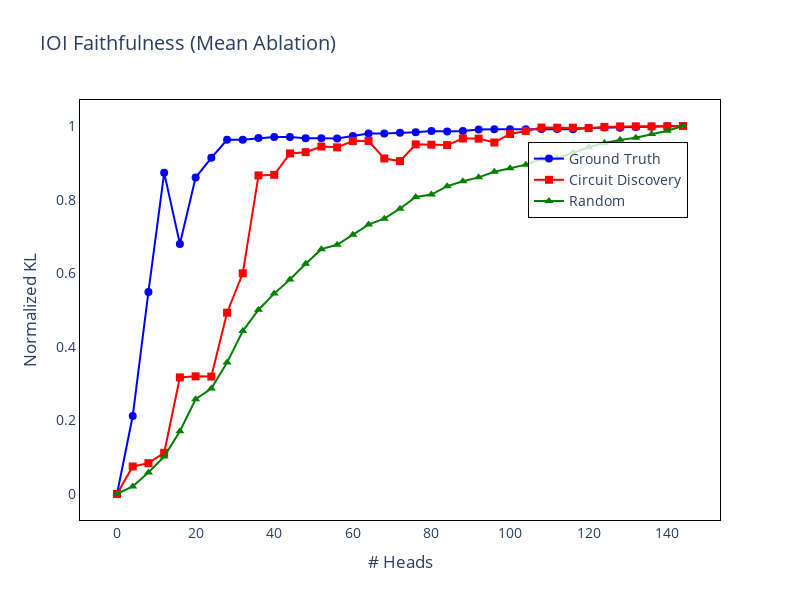

This figure's notebook cell:
### Code cell
import plotly.graph_objects as go

fig = go.Figure()

fig.add_trace(go.Scatter(x=list(ground.keys()), y=list(ground.values()),
                         mode='lines+markers',
                         name='Ground Truth',
                         line=dict(color='blue', width=2),
                         marker=dict(size=8, symbol='circle', color='blue')))

fig.add_trace(go.Scatter(x=list(rad.keys()), y=list(base.values()),
                         mode='lines+markers',
                         name='Circuit Discovery',
                         line=dict(color='red', width=2),
                         marker=dict(size=8, symbol='square', color='red')))

fig.add_trace(go.Scatter(x=list(base.keys()), y=list(rad.values()),
                         mode='lines+markers',
                         name='Random',
                         line=dict(color='green', width=2),
                         marker=dict(size=8, symbol='triangle-up', color='green')))

fig.update_layout(
    title='IOI Faithfulness (Mean Ablation)',
    xaxis=dict(title='# Heads', showgrid=False, zeroline=False, showline=True, linewidth=1, linecolor='black', mirror=True),
    yaxis=dict(title='Normalized KL', showgrid=False, zeroline=False, showline=True, linewidth=1, linecolor='black', mirror=True),
    font=dict(size=14),
    template='plotly_white',
    width=800,
    height=600,
    legend=dict(x=0.7, y=0.9, borderwidth=1, bordercolor='black', bgcolor='rgba(255, 255, 255, 0.8)'),
    plot_bgcolor='white',
    hovermode='x'
)

# fig.update_xaxes(tickvals=list(ground.keys()))

fig.show()

### Figure 1 — Plotly figure (JSON) as saved in the notebook; plotly's stock layout.template omitted (floating-point values rounded to 4 significant figures)
{"data": [{"line": {"color": "blue", "width": 2}, "marker": {"color": "blue", "size": 8, "symbol": "circle"}, "mode": "lines+markers", "name": "Ground Truth", "type": "scatter", "x": [0, 4, 8, 12, 16, 20, 24, 28, 32, 36, 40, 44, 48, 52, 56, 60, 64, 68, 72, 76, 80, 84, 88, 92, 96, 100, 104, 108, 112, 116, 120, 124, 128, 132, 136, 140, 144], "y": [0, 0.2119, 0.549, 0.8727, 0.6796, 0.86, 0.9136, 0.9623, 0.9628, 0.9672, 0.9698, 0.9698, 0.967, 0.9669, 0.9662, 0.9729, 0.9797, 0.9798, 0.9814, 0.9828, 0.9865, 0.9852, 0.9863, 0.9904, 0.991, 0.9914, 0.9912, 0.9917, 0.9919, 0.9915, 0.9949, 0.9957, 0.9954, 0.9972, 0.9982, 0.9993, 1]}, {"line": {"color": "red", "width": 2}, "marker": {"color": "red", "size": 8, "symbol": "square"}, "mode": "lines+markers", "name": "Circuit Discovery", "type": "scatter", "x": [0, 4, 8, 12, 16, 20, 24, 28, 32, 36, 40, 44, 48, 52, 56, 60, 64, 68, 72, 76, 80, 84, 88, 92, 96, 100, 104, 108, 112, 116, 120, 124, 128, 132, 136, 140, 144], "y": [0, 0.07476, 0.08382, 0.1119, 0.3169, 0.3197, 0.319, 0.4926, 0.5997, 0.8657, 0.8672, 0.9254, 0.929, 0.9442, 0.942, 0.9591, 0.9593, 0.9118, 0.9046, 0.9501, 0.9492, 0.9481, 0.966, 0.9657, 0.9552, 0.9783, 0.9866, 0.9958, 0.9954, 0.9955, 0.9942, 0.9976, 0.999, 0.9991, 0.999, 0.9994, 1]}, {"line": {"color": "green", "width": 2}, "marker": {"color": "green", "size": 8, "symbol": "triangle-up"}, "mode": "lines+markers", "name": "Random", "type": "scatter", "x": [0, 4, 8, 12, 16, 20, 24, 28, 32, 36, 40, 44, 48, 52, 56, 60, 64, 68, 72, 76, 80, 84, 88, 92, 96, 100, 104, 108, 112, 116, 120, 124, 128, 132, 136, 140, 144], "y": [0, 0.02043, 0.05839, 0.1019, 0.1706, 0.2576, 0.2864, 0.3572, 0.4426, 0.5008, 0.5446, 0.5829, 0.6257, 0.6654, 0.6774, 0.7046, 0.7321, 0.7483, 0.7753, 0.8071, 0.8136, 0.8365, 0.8501, 0.8604, 0.8759, 0.8852, 0.895, 0.9104, 0.9122, 0.9273, 0.9424, 0.9539, 0.9623, 0.9682, 0.9783, 0.9872, 1]}], "layout": {"font": {"size": 14}, "height": 600, "hovermode": "x", "legend": {"bgcolor": "rgba(255, 255, 255, 0.8)", "bordercolor": "black", "borderwidth": 1, "x": 0.7, "y": 0.9}, "plot_bgcolor": "white", "title": {"text": "IOI Faithfulness (Mean Ablation)"}, "width": 800, "xaxis": {"linecolor": "black", "linewidth": 1, "mirror": true, "showgrid": false, "showline": true, "title": {"text": "# Heads"}, "zeroline": false}, "yaxis": {"linecolor": "black", "linewidth": 1, "mirror": true, "showgrid": false, "showline": true, "title": {"text": "Normalized KL"}, "zeroline": false}}}
